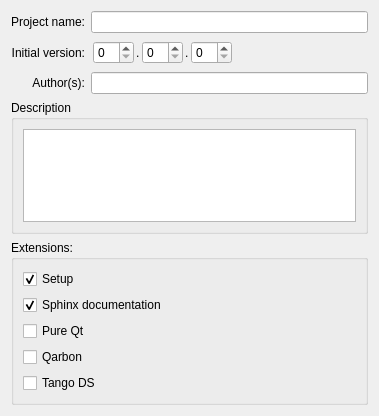
<?xml version="1.0" encoding="UTF-8"?>
<ui version="4.0">
 <class>Form</class>
 <widget class="QWidget" name="Form">
  <property name="geometry">
   <rect>
    <x>0</x>
    <y>0</y>
    <width>379</width>
    <height>416</height>
   </rect>
  </property>
  <property name="windowTitle">
   <string>Form</string>
  </property>
  <layout class="QGridLayout" name="gridLayout">
   <item row="1" column="1">
    <widget class="QWidget" name="versionPanel" native="true">
     <layout class="QHBoxLayout" name="horizontalLayout">
      <property name="spacing">
       <number>2</number>
      </property>
      <property name="margin">
       <number>2</number>
      </property>
      <item>
       <widget class="QSpinBox" name="majorVersionSpinBox"/>
      </item>
      <item>
       <widget class="QLabel" name="dot1Label">
        <property name="text">
         <string>.</string>
        </property>
       </widget>
      </item>
      <item>
       <widget class="QSpinBox" name="minorVersionSpinBox"/>
      </item>
      <item>
       <widget class="QLabel" name="dot2Label">
        <property name="text">
         <string>.</string>
        </property>
       </widget>
      </item>
      <item>
       <widget class="QSpinBox" name="patchVersionSpinBox"/>
      </item>
      <item>
       <spacer name="horizontalSpacer">
        <property name="orientation">
         <enum>Qt::Horizontal</enum>
        </property>
        <property name="sizeHint" stdset="0">
         <size>
          <width>40</width>
          <height>20</height>
         </size>
        </property>
       </spacer>
      </item>
     </layout>
    </widget>
   </item>
   <item row="5" column="0">
    <spacer name="verticalSpacer">
     <property name="orientation">
      <enum>Qt::Vertical</enum>
     </property>
     <property name="sizeHint" stdset="0">
      <size>
       <width>20</width>
       <height>40</height>
      </size>
     </property>
    </spacer>
   </item>
   <item row="0" column="1">
    <widget class="QLineEdit" name="projectNameLineEdit"/>
   </item>
   <item row="1" column="0">
    <widget class="QLabel" name="versionLabel">
     <property name="text">
      <string>Initial version:</string>
     </property>
     <property name="alignment">
      <set>Qt::AlignRight|Qt::AlignTrailing|Qt::AlignVCenter</set>
     </property>
    </widget>
   </item>
   <item row="0" column="0">
    <widget class="QLabel" name="projectNameLabel">
     <property name="text">
      <string>Project name:</string>
     </property>
     <property name="alignment">
      <set>Qt::AlignRight|Qt::AlignTrailing|Qt::AlignVCenter</set>
     </property>
    </widget>
   </item>
   <item row="2" column="0">
    <widget class="QLabel" name="authorLabel">
     <property name="text">
      <string>Author(s):</string>
     </property>
     <property name="alignment">
      <set>Qt::AlignRight|Qt::AlignTrailing|Qt::AlignVCenter</set>
     </property>
    </widget>
   </item>
   <item row="2" column="1">
    <widget class="QLineEdit" name="authorLineEdit"/>
   </item>
   <item row="3" column="0" colspan="2">
    <widget class="QGroupBox" name="descriptionGroupBox">
     <property name="title">
      <string>Description</string>
     </property>
     <layout class="QVBoxLayout" name="verticalLayout_2">
      <item>
       <widget class="QTextEdit" name="descriptionTextEdit"/>
      </item>
     </layout>
    </widget>
   </item>
   <item row="4" column="0" colspan="2">
    <widget class="QGroupBox" name="extensionsGroupBox">
     <property name="title">
      <string>Extensions:</string>
     </property>
     <layout class="QVBoxLayout" name="verticalLayout_3">
      <item>
       <widget class="QCheckBox" name="setupCheckBox">
        <property name="text">
         <string>Setup</string>
        </property>
        <property name="checked">
         <bool>true</bool>
        </property>
       </widget>
      </item>
      <item>
       <widget class="QCheckBox" name="sphinxCheckBox">
        <property name="text">
         <string>Sphinx documentation</string>
        </property>
        <property name="checked">
         <bool>true</bool>
        </property>
       </widget>
      </item>
      <item>
       <widget class="QCheckBox" name="qtCheckBox">
        <property name="text">
         <string>Pure Qt</string>
        </property>
       </widget>
      </item>
      <item>
       <widget class="QCheckBox" name="qarbonCheckBox">
        <property name="text">
         <string>Qarbon</string>
        </property>
       </widget>
      </item>
      <item>
       <widget class="QCheckBox" name="tangoDSCheckBox">
        <property name="text">
         <string>Tango DS</string>
        </property>
       </widget>
      </item>
     </layout>
    </widget>
   </item>
  </layout>
 </widget>
 <resources/>
 <connections/>
</ui>
